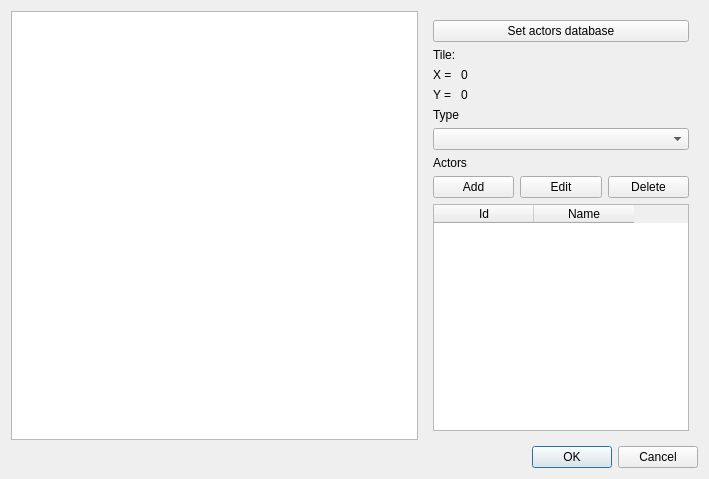
<?xml version="1.0" encoding="UTF-8"?>
<ui version="4.0">
 <class>MapEditDialog</class>
 <widget class="QDialog" name="MapEditDialog">
  <property name="windowModality">
   <enum>Qt::NonModal</enum>
  </property>
  <property name="geometry">
   <rect>
    <x>0</x>
    <y>0</y>
    <width>709</width>
    <height>479</height>
   </rect>
  </property>
  <property name="windowTitle">
   <string>Edit Map</string>
  </property>
  <layout class="QVBoxLayout" name="verticalLayout">
   <item>
    <layout class="QHBoxLayout" name="horizontalLayout">
     <item>
      <widget class="QTableWidget" name="map">
       <property name="selectionMode">
        <enum>QAbstractItemView::ExtendedSelection</enum>
       </property>
       <property name="selectionBehavior">
        <enum>QAbstractItemView::SelectItems</enum>
       </property>
      </widget>
     </item>
     <item>
      <widget class="QFrame" name="verticalFrame">
       <property name="sizePolicy">
        <sizepolicy hsizetype="Fixed" vsizetype="Preferred">
         <horstretch>0</horstretch>
         <verstretch>0</verstretch>
        </sizepolicy>
       </property>
       <property name="minimumSize">
        <size>
         <width>0</width>
         <height>0</height>
        </size>
       </property>
       <property name="maximumSize">
        <size>
         <width>200</width>
         <height>16777215</height>
        </size>
       </property>
       <layout class="QVBoxLayout" name="verticalLayout_2">
        <property name="sizeConstraint">
         <enum>QLayout::SetMaximumSize</enum>
        </property>
        <item>
         <widget class="QPushButton" name="pushButton_4">
          <property name="text">
           <string>Set actors database</string>
          </property>
         </widget>
        </item>
        <item>
         <widget class="QLabel" name="label">
          <property name="text">
           <string>Tile:</string>
          </property>
         </widget>
        </item>
        <item>
         <layout class="QFormLayout" name="formLayout">
          <item row="0" column="0">
           <widget class="QLabel" name="label_4">
            <property name="text">
             <string>X = </string>
            </property>
           </widget>
          </item>
          <item row="0" column="1">
           <widget class="QLabel" name="tX">
            <property name="text">
             <string>0</string>
            </property>
           </widget>
          </item>
          <item row="1" column="0">
           <widget class="QLabel" name="label_6">
            <property name="text">
             <string>Y = </string>
            </property>
           </widget>
          </item>
          <item row="1" column="1">
           <widget class="QLabel" name="tY">
            <property name="text">
             <string>0</string>
            </property>
           </widget>
          </item>
         </layout>
        </item>
        <item>
         <widget class="QLabel" name="label_2">
          <property name="text">
           <string>Type</string>
          </property>
         </widget>
        </item>
        <item>
         <widget class="QComboBox" name="tType"/>
        </item>
        <item>
         <widget class="QLabel" name="label_3">
          <property name="text">
           <string>Actors</string>
          </property>
         </widget>
        </item>
        <item>
         <layout class="QHBoxLayout" name="horizontalLayout_2">
          <item>
           <widget class="QPushButton" name="pushButton_2">
            <property name="text">
             <string>Add</string>
            </property>
           </widget>
          </item>
          <item>
           <widget class="QPushButton" name="pushButton_3">
            <property name="text">
             <string>Edit</string>
            </property>
           </widget>
          </item>
          <item>
           <widget class="QPushButton" name="pushButton">
            <property name="text">
             <string>Delete</string>
            </property>
           </widget>
          </item>
         </layout>
        </item>
        <item>
         <widget class="QTableWidget" name="tActors">
          <column>
           <property name="text">
            <string>Id</string>
           </property>
          </column>
          <column>
           <property name="text">
            <string>Name</string>
           </property>
          </column>
         </widget>
        </item>
       </layout>
      </widget>
     </item>
    </layout>
   </item>
   <item>
    <widget class="QDialogButtonBox" name="buttonBox">
     <property name="orientation">
      <enum>Qt::Horizontal</enum>
     </property>
     <property name="standardButtons">
      <set>QDialogButtonBox::Cancel|QDialogButtonBox::Ok</set>
     </property>
    </widget>
   </item>
  </layout>
 </widget>
 <resources/>
 <connections>
  <connection>
   <sender>buttonBox</sender>
   <signal>accepted()</signal>
   <receiver>MapEditDialog</receiver>
   <slot>accept()</slot>
   <hints>
    <hint type="sourcelabel">
     <x>248</x>
     <y>254</y>
    </hint>
    <hint type="destinationlabel">
     <x>157</x>
     <y>274</y>
    </hint>
   </hints>
  </connection>
  <connection>
   <sender>buttonBox</sender>
   <signal>rejected()</signal>
   <receiver>MapEditDialog</receiver>
   <slot>reject()</slot>
   <hints>
    <hint type="sourcelabel">
     <x>316</x>
     <y>260</y>
    </hint>
    <hint type="destinationlabel">
     <x>286</x>
     <y>274</y>
    </hint>
   </hints>
  </connection>
 </connections>
</ui>
